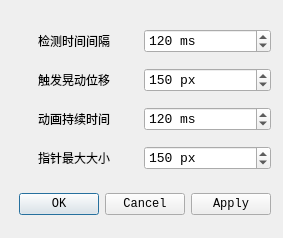
<?xml version="1.0" encoding="UTF-8"?>
<ui version="4.0">
 <class>SettingDialog</class>
 <widget class="QDialog" name="SettingDialog">
  <property name="geometry">
   <rect>
    <x>0</x>
    <y>0</y>
    <width>283</width>
    <height>238</height>
   </rect>
  </property>
  <property name="windowTitle">
   <string>Dialog</string>
  </property>
  <widget class="QWidget" name="gridLayoutWidget">
   <property name="geometry">
    <rect>
     <x>10</x>
     <y>20</y>
     <width>261</width>
     <height>161</height>
    </rect>
   </property>
   <layout class="QGridLayout" name="gridLayout" columnstretch="0,0">
    <item row="1" column="0">
     <widget class="QLabel" name="label1">
      <property name="font">
       <font>
        <family>Consolas</family>
       </font>
      </property>
      <property name="layoutDirection">
       <enum>Qt::LeftToRight</enum>
      </property>
      <property name="text">
       <string>检测时间间隔</string>
      </property>
      <property name="textFormat">
       <enum>Qt::AutoText</enum>
      </property>
      <property name="alignment">
       <set>Qt::AlignCenter</set>
      </property>
     </widget>
    </item>
    <item row="2" column="0">
     <widget class="QLabel" name="label2">
      <property name="font">
       <font>
        <family>Consolas</family>
       </font>
      </property>
      <property name="layoutDirection">
       <enum>Qt::LeftToRight</enum>
      </property>
      <property name="text">
       <string>触发晃动位移</string>
      </property>
      <property name="alignment">
       <set>Qt::AlignCenter</set>
      </property>
     </widget>
    </item>
    <item row="2" column="1">
     <widget class="QSpinBox" name="spin_dist">
      <property name="font">
       <font>
        <family>Consolas</family>
        <pointsize>10</pointsize>
       </font>
      </property>
      <property name="showGroupSeparator" stdset="0">
       <bool>false</bool>
      </property>
      <property name="suffix">
       <string> px</string>
      </property>
      <property name="minimum">
       <number>10</number>
      </property>
      <property name="maximum">
       <number>2000</number>
      </property>
      <property name="stepType">
       <enum>QAbstractSpinBox::DefaultStepType</enum>
      </property>
      <property name="value">
       <number>150</number>
      </property>
     </widget>
    </item>
    <item row="3" column="1">
     <widget class="QSpinBox" name="spin_anitime">
      <property name="font">
       <font>
        <family>Consolas</family>
        <pointsize>10</pointsize>
       </font>
      </property>
      <property name="suffix">
       <string> ms</string>
      </property>
      <property name="minimum">
       <number>20</number>
      </property>
      <property name="maximum">
       <number>2000</number>
      </property>
      <property name="stepType">
       <enum>QAbstractSpinBox::DefaultStepType</enum>
      </property>
      <property name="value">
       <number>120</number>
      </property>
     </widget>
    </item>
    <item row="4" column="0">
     <widget class="QLabel" name="label4">
      <property name="font">
       <font>
        <family>Consolas</family>
       </font>
      </property>
      <property name="layoutDirection">
       <enum>Qt::LeftToRight</enum>
      </property>
      <property name="text">
       <string>指针最大大小</string>
      </property>
      <property name="alignment">
       <set>Qt::AlignCenter</set>
      </property>
     </widget>
    </item>
    <item row="1" column="1">
     <widget class="QSpinBox" name="spin_gap">
      <property name="font">
       <font>
        <family>Consolas</family>
        <pointsize>10</pointsize>
       </font>
      </property>
      <property name="suffix">
       <string> ms</string>
      </property>
      <property name="minimum">
       <number>20</number>
      </property>
      <property name="maximum">
       <number>800</number>
      </property>
      <property name="stepType">
       <enum>QAbstractSpinBox::DefaultStepType</enum>
      </property>
      <property name="value">
       <number>120</number>
      </property>
     </widget>
    </item>
    <item row="3" column="0">
     <widget class="QLabel" name="label3">
      <property name="font">
       <font>
        <family>Consolas</family>
       </font>
      </property>
      <property name="layoutDirection">
       <enum>Qt::LeftToRight</enum>
      </property>
      <property name="text">
       <string>动画持续时间</string>
      </property>
      <property name="alignment">
       <set>Qt::AlignCenter</set>
      </property>
     </widget>
    </item>
    <item row="4" column="1">
     <widget class="QSpinBox" name="spin_maxsize">
      <property name="font">
       <font>
        <family>Consolas</family>
        <pointsize>10</pointsize>
       </font>
      </property>
      <property name="showGroupSeparator" stdset="0">
       <bool>false</bool>
      </property>
      <property name="suffix">
       <string> px</string>
      </property>
      <property name="minimum">
       <number>32</number>
      </property>
      <property name="maximum">
       <number>640</number>
      </property>
      <property name="stepType">
       <enum>QAbstractSpinBox::DefaultStepType</enum>
      </property>
      <property name="value">
       <number>150</number>
      </property>
     </widget>
    </item>
   </layout>
  </widget>
  <widget class="QDialogButtonBox" name="buttonBox">
   <property name="geometry">
    <rect>
     <x>10</x>
     <y>190</y>
     <width>261</width>
     <height>28</height>
    </rect>
   </property>
   <property name="font">
    <font>
     <family>Consolas</family>
    </font>
   </property>
   <property name="orientation">
    <enum>Qt::Horizontal</enum>
   </property>
   <property name="standardButtons">
    <set>QDialogButtonBox::Apply|QDialogButtonBox::Cancel|QDialogButtonBox::Ok</set>
   </property>
  </widget>
 </widget>
 <resources/>
 <connections>
  <connection>
   <sender>buttonBox</sender>
   <signal>accepted()</signal>
   <receiver>SettingDialog</receiver>
   <slot>accept()</slot>
   <hints>
    <hint type="sourcelabel">
     <x>248</x>
     <y>254</y>
    </hint>
    <hint type="destinationlabel">
     <x>157</x>
     <y>274</y>
    </hint>
   </hints>
  </connection>
  <connection>
   <sender>buttonBox</sender>
   <signal>rejected()</signal>
   <receiver>SettingDialog</receiver>
   <slot>reject()</slot>
   <hints>
    <hint type="sourcelabel">
     <x>316</x>
     <y>260</y>
    </hint>
    <hint type="destinationlabel">
     <x>286</x>
     <y>274</y>
    </hint>
   </hints>
  </connection>
 </connections>
</ui>
